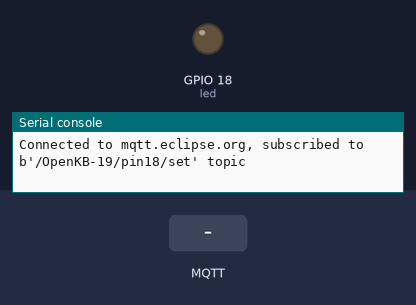
A program run on a simulated ESP32 board running MicroPython. On the bench: output pins drawn as LEDs (lit = HIGH), the last lines printed to the serial console. The inputs (shaded band) are chosen by the test bench. WiFi joins after 1.5 s; no MQTT or app messages arrive unless stated.

Above: at 3.3 s.
3.4 s: MQTT message "on" arrives on the first subscribed topic
At 4.6 s:
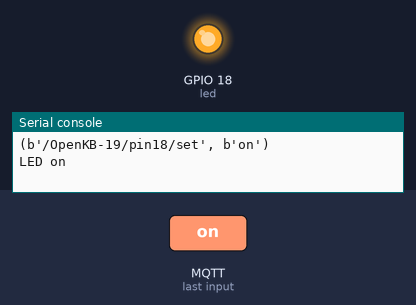
4.9 s: MQTT message "off" arrives on the first subscribed topic
At 5.8 s:
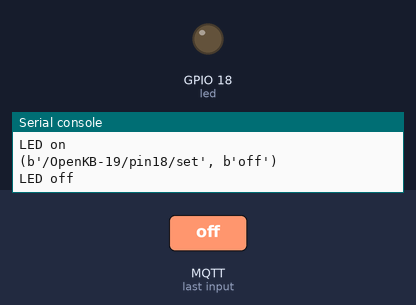
Timing chart, 0 to 7.9 s (numbered marks = the images above; inputs shaded):
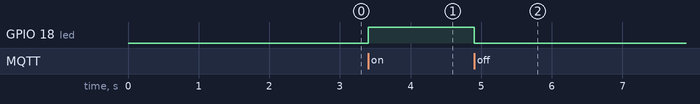

Measured:
- after the input at 3.4 s, GPIO 18 (led): LOW → HIGH at once
- after the input at 4.9 s, GPIO 18 (led): HIGH → LOW at once

The program:

MQTT-LED.py
```python
# MQTT-LED.py : Opas Sirikunchittavorn
#Result: input MQTTlibrary and remote controls LED by mqtt communication.

from umqtt.simple import MQTTClient
from machine import Pin
import network
import time

SSID="OPPO A91"
PASSWORD="0817260364"

led=Pin(18, Pin.OUT, value=0)
SERVER= "mqtt.eclipse.org"  #  "137.135.83.217"
server_port = 1883
CLIENT_ID = "EnET-group01"
TOPIC = b"/OpenKB-19/pin18/set"
username=''
password=''
c=None

def sub_cb(topic, msg):
  print((topic, msg))
  if msg == b"on":
    led.value(1)
    print("LED on")
  elif msg == b"off":
    led.value(0)
    print("LED off")

def connectWifi(ssid,passwd):
  global wlan
  wlan=network.WLAN(network.STA_IF)         #create a wlan object
  wlan.active(True)                         #Activate the network interface
  wlan.disconnect()                         #Disconnect the last connected WiFi
  wlan.connect(ssid,passwd)                 #connect wifi
  while(wlan.ifconfig()[0]=='0.0.0.0'):
    time.sleep(1)


#Catch exceptions,stop program if interrupted accidentally in the 'try'
try:
  connectWifi(SSID,PASSWORD)
  server=SERVER
  c = MQTTClient(CLIENT_ID, server,server_port)     #create a mqtt client
  c.set_callback(sub_cb)                    #set callback
  c.connect()                               #connect mqtt
  c.subscribe(TOPIC)                        #client subscribes to a topic
  print("Connected to %s, subscribed to %s topic" % (server, TOPIC))

  while True:
    c.wait_msg()                            #wait message

finally:
    if(c is not None):
        c.disconnect()
    wlan.disconnect()
    wlan.active(False)
```
